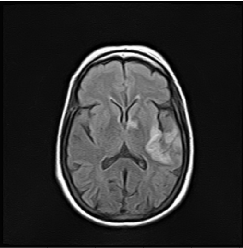
#> input picture IMAGE processing/MRI4.PNG, 243 x 248 px, found by its file name
$ python 'Image processing.py'   (older library calls are emulated)
#> lines starting #> are read from the running program, lines starting #| are printed output that depends on the picture; after the words box and inside, x2 and y2 are one past the last pixel; in counts of white or black regions, pixels touching at a corner belong together
import cv2
import numpy as np
from matplotlib import pyplot as plt
from skimage.io import imread
from skimage.color import rgb2gray
from skimage import exposure

img = cv2.imread("MRi4.png")
#> img is the input picture: shape (248, 243, 3); min 0, max 255, mean 47
#plt.imshow(img)

gray = cv2.cvtColor(img, cv2.COLOR_BGR2GRAY)
#plt.imshow(gray,cmap ='gray')
ret, thresh = cv2.threshold(gray, 70, 255, cv2.THRESH_BINARY)
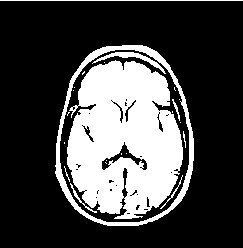
#> thresh: shape (248, 243); 27.5% white; 23 white regions (15 under 20 px), largest, box (x1, y1, x2, y2) and area: (67, 60, 183, 219) 13396, (55, 45, 194, 226) 2362, (92, 52, 166, 74) 307
ret, markers = cv2.connectedComponents(thresh)
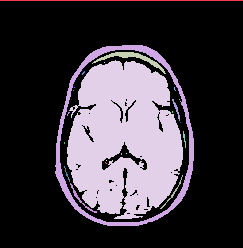
#> markers: shape (248, 243) int32; 24 distinct labels, from 0 to 23; one colour per label, 0 black
#> ret = 24
marker_area = [np.sum(markers==m) for m in range(np.max(markers)) if m!=0]
#> marker_area = [243, 2362, 307, 13396, 1, 6, 1, 4, 1, 45, 1, 2, 5, 1, 22, 2, 2, 1, 1, 2, 19, 55]
largest_component = np.argmax(marker_area)+1
#> largest_component = 4
brain_mask = markers==largest_component
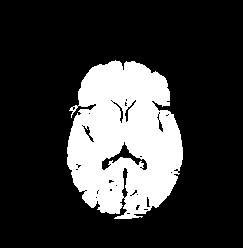
#> brain_mask: shape (248, 243) bool; 22.2% white; 1 white region, box (x1, y1, x2, y2) and area: (67, 60, 183, 219) 13396
brain_out = img.copy()
### Skull Masking
brain_out[brain_mask==False] = (0,0,0)
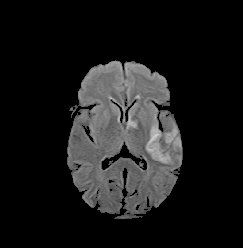
#> brain_out: shape (248, 243, 3); min 0, max 207, mean 25.5
#plt.figure(figsize=(20, 15))
#plt.subplot(331)
plt.imshow(brain_out)
#%%

p2, p98 = np.percentile(brain_out, (97,98))
#> p2 = 137; p98 = 144
brain_out = exposure.rescale_intensity(brain_out, in_range=(p2, p98))
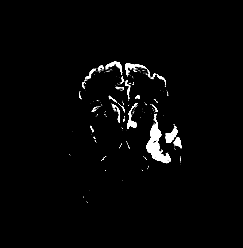
#> brain_out: shape (248, 243, 3); min 0, max 255, mean 6.2
plt.imshow(brain_out)

#%%
from skimage.morphology import binary_opening, binary_closing, binary_erosion, binary_dilation, disk
im = rgb2gray(brain_out)
im[im <= 0.5] = 0
im[im > 0.5] = 1
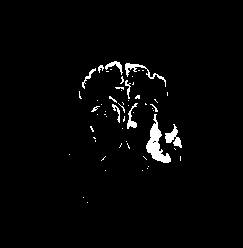
#> im: shape (248, 243) float64; values 0 (black) and 1 (white), 2.4% white; 58 white regions (48 under 20 px), largest, box (x1, y1, x2, y2) and area: (146, 114, 171, 163) 473, (165, 124, 182, 148) 181, (125, 63, 166, 87) 176
im1 = binary_opening(im, disk(3))
#> im1: shape (248, 243) bool; 0.93% white; 4 white regions, box (x1, y1, x2, y2) and area: (146, 125, 171, 163) 410, (165, 131, 177, 143) 83, (174, 138, 181, 146) 36, (130, 121, 137, 128) 29
plt.imshow(im1, cmap ='gray')


#%%


from skimage.morphology import remove_small_objects
rso_1 = rgb2gray(im1)
rso_1[rso_1 > 0.5] = 1 # create binary image by thresholding with fixed threshold
0.5
rso_1[rso_1 <= 0.5] = 0
#rso_1 = rso_1.astype(np.bool)

i = 2
for osz in [30]:
    im_rso_1 = remove_small_objects(rso_1, osz, connectivity=1)

    plt.figure(figsize=(20, 15))
    plt.subplot(334)

    plt.imshow(im_rso_1,cmap = 'gray')

"""
plt.imsave('MASK4.png',im_rso_1, cmap = 'gray')
"""
#%%

from skimage.morphology import remove_small_objects
im_2 = rgb2gray(im_rso_1)
im_2[im_2 > 0.5] = 1 # create binary image by thresholding with fixed threshold
0.5
im_2[im_2 <= 0.5] = 0
im_2 = im_2.astype(np.bool)

i = 2
for osz in [800]:
    im_02 = remove_small_objects(im_2, osz, connectivity=1)

    plt.figure(figsize=(20, 15))
    plt.subplot(334)
    plt.imshow(im_02,cmap = 'gray')
#%%
#from skimage.color import rgb2gray
#
#from skimage.morphology import convex_hull_image
#from matplotlib import pyplot as plt
#im = rgb2gray(im_2)
#threshold = 0.5
#im[im < threshold] = 0 # convert to binary image
#im[im >= threshold] = 1
#chull = convex_hull_image(im)
#plt.imshow(chull,cmap ='gray')
#%%%
from skimage.morphology import binary_opening, binary_closing, binary_erosion, binary_dilation, disk
im = rgb2gray(im_rso_1)
im[im <= 0.5] = 0
im[im > 0.5] = 1
im2 = binary_closing(im, disk(20))
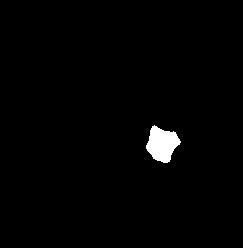
#> im2: shape (248, 243) bool; 1.4% white; 1 white region, box (x1, y1, x2, y2) and area: (146, 125, 181, 163) 840
plt.imshow(im2, cmap ='gray')
"""
plt.imsave('Test_image/Test_13.png',im2, cmap = 'gray')
"""


#%%

import numpy as np
dil=im_02.astype(np.uint8)
kernel = np.ones((3,3),np.uint8)
mask = cv2.dilate(dil,kernel,iterations = 8)
plt.figure(figsize=(20, 15))
plt.subplot(336)
plt.imshow(mask,cmap ='gray')
"""
plt.imsave('MASKS/Series_5001_AX T2W_new 1 (10).png',mask, cmap = 'gray')
"""

$ run again, with IMAGE processing/MRI3.PNG copied over IMAGE processing/MRI4.PNG
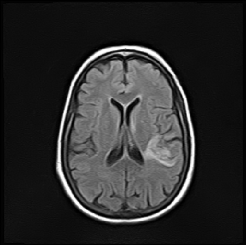
#> input picture IMAGE processing/MRI3.PNG, 246 x 245 px, found by its file name
#> img is the input picture: shape (245, 246, 3); min 0, max 255, mean 44.2
#> thresh: shape (245, 246); 26.1% white; 18 white regions (12 under 20 px), largest, box (x1, y1, x2, y2) and area: (67, 59, 184, 214) 12987, (56, 45, 195, 223) 2215, (99, 51, 166, 73) 150, (176, 103, 188, 161) 136, (64, 113, 74, 171) 121, (143, 173, 184, 213) 87
#> `ret, markers = cv2.connectedComponents(thresh)`:
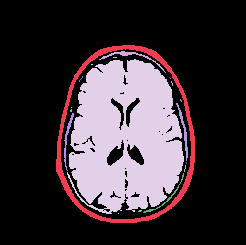
#> markers: shape (245, 246) int32; 19 distinct labels, from 0 to 18; one colour per label, 0 black
#> ret = 19
#> marker_area = [2215, 150, 4, 12987, 2, 6, 2, 5, 4, 136, 1, 5, 121, 2, 7, 87, 6]
#> largest_component = 4
#> brain_mask: shape (245, 246) bool; 21.5% white; 1 white region, box (x1, y1, x2, y2) and area: (67, 59, 184, 214) 12987
#> p2 = 134; p98 = 139
#> im1: shape (245, 246) bool; 0.44% white; 2 white regions, box (x1, y1, x2, y2) and area: (143, 148, 168, 161) 184, (148, 136, 159, 149) 83
#> `im2 = binary_closing(im, disk(20))`:
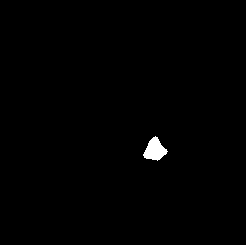
#> im2: shape (245, 246) bool; 0.6% white; 1 white region, box (x1, y1, x2, y2) and area: (143, 136, 168, 161) 360

$ run again, with IMAGE processing/MRI5.PNG copied over IMAGE processing/MRI4.PNG
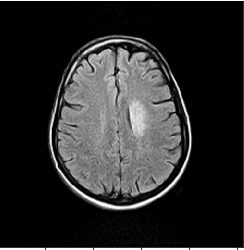
#> input picture IMAGE processing/MRI5.PNG, 244 x 250 px, found by its file name
#> img is the input picture: shape (250, 244, 3); min 0, max 255, mean 42.1
#> thresh: shape (250, 244); 27.3% white; 25 white regions (15 under 20 px), largest, box (x1, y1, x2, y2) and area: (58, 39, 181, 198) 14373, (49, 52, 192, 210) 1249, (0, 0, 244, 1) 244
#> `ret, markers = cv2.connectedComponents(thresh)`:
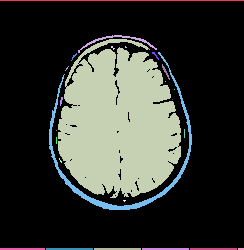
#> markers: shape (250, 244) int32; 26 distinct labels, from 0 to 25; one colour per label, 0 black
#> ret = 26
#> marker_area = [244, 178, 14373, 7, 3, 13, 16, 1249, 31, 6, 1, 1, 16, 1, 9, 1, 7, 6, 4, 90, 94, 94, 94, 94]
#> largest_component = 3
#> brain_mask: shape (250, 244) bool; 23.6% white; 1 white region, box (x1, y1, x2, y2) and area: (58, 39, 181, 198) 14373
#> p2 = 163; p98 = 171
#> `im1 = binary_opening(im, disk(3))`:
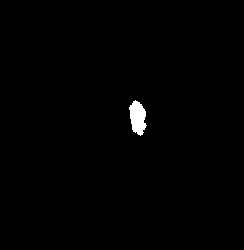
#> im1: shape (250, 244) bool; 0.71% white; 1 white region, box (x1, y1, x2, y2) and area: (129, 100, 147, 136) 433
#> im2: shape (250, 244) bool; 0.73% white; 1 white region, box (x1, y1, x2, y2) and area: (129, 100, 147, 136) 445
